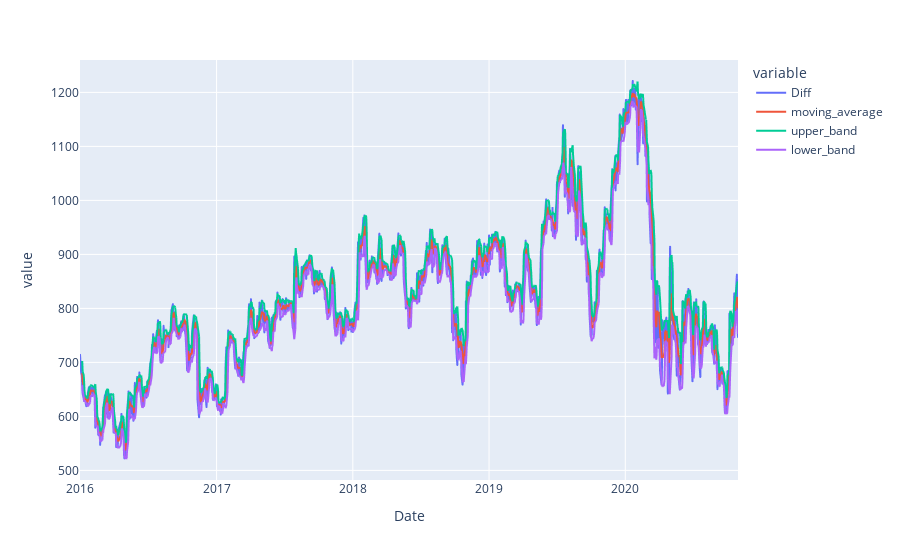

Write notebook code for a chart like this one.
### Code cell
Table = prices_df[['Diff', 'moving_average', 'upper_band', 'lower_band']]
fig = px.line(Table)
fig.show()

### Figure 1 — Plotly figure (JSON) as saved in the notebook; plotly's stock layout.template omitted (floating-point values rounded to 4 significant figures; data arrays with more than 128 entries replaced by an {"elided": "..."} marker saying what was removed)
{"data": [{"hovertemplate": "variable=Diff<br>Date=%{x}<br>value=%{y}<extra></extra>", "legendgroup": "Diff", "line": {"color": "#636efa", "dash": "solid"}, "marker": {"symbol": "circle"}, "mode": "lines", "name": "Diff", "showlegend": true, "type": "scattergl", "x": {"elided": "1191 str values"}, "xaxis": "x", "y": {"elided": "1191 float values"}, "yaxis": "y"}, {"hovertemplate": "variable=moving_average<br>Date=%{x}<br>value=%{y}<extra></extra>", "legendgroup": "moving_average", "line": {"color": "#EF553B", "dash": "solid"}, "marker": {"symbol": "circle"}, "mode": "lines", "name": "moving_average", "showlegend": true, "type": "scattergl", "x": {"elided": "1191 str values"}, "xaxis": "x", "y": {"elided": "1191 float values"}, "yaxis": "y"}, {"hovertemplate": "variable=upper_band<br>Date=%{x}<br>value=%{y}<extra></extra>", "legendgroup": "upper_band", "line": {"color": "#00cc96", "dash": "solid"}, "marker": {"symbol": "circle"}, "mode": "lines", "name": "upper_band", "showlegend": true, "type": "scattergl", "x": {"elided": "1191 str values"}, "xaxis": "x", "y": {"elided": "1191 float values"}, "yaxis": "y"}, {"hovertemplate": "variable=lower_band<br>Date=%{x}<br>value=%{y}<extra></extra>", "legendgroup": "lower_band", "line": {"color": "#ab63fa", "dash": "solid"}, "marker": {"symbol": "circle"}, "mode": "lines", "name": "lower_band", "showlegend": true, "type": "scattergl", "x": {"elided": "1191 str values"}, "xaxis": "x", "y": {"elided": "1191 float values"}, "yaxis": "y"}], "layout": {"legend": {"title": {"text": "variable"}, "tracegroupgap": 0}, "margin": {"t": 60}, "xaxis": {"anchor": "y", "domain": [0, 1], "title": {"text": "Date"}}, "yaxis": {"anchor": "x", "domain": [0, 1], "title": {"text": "value"}}}}
